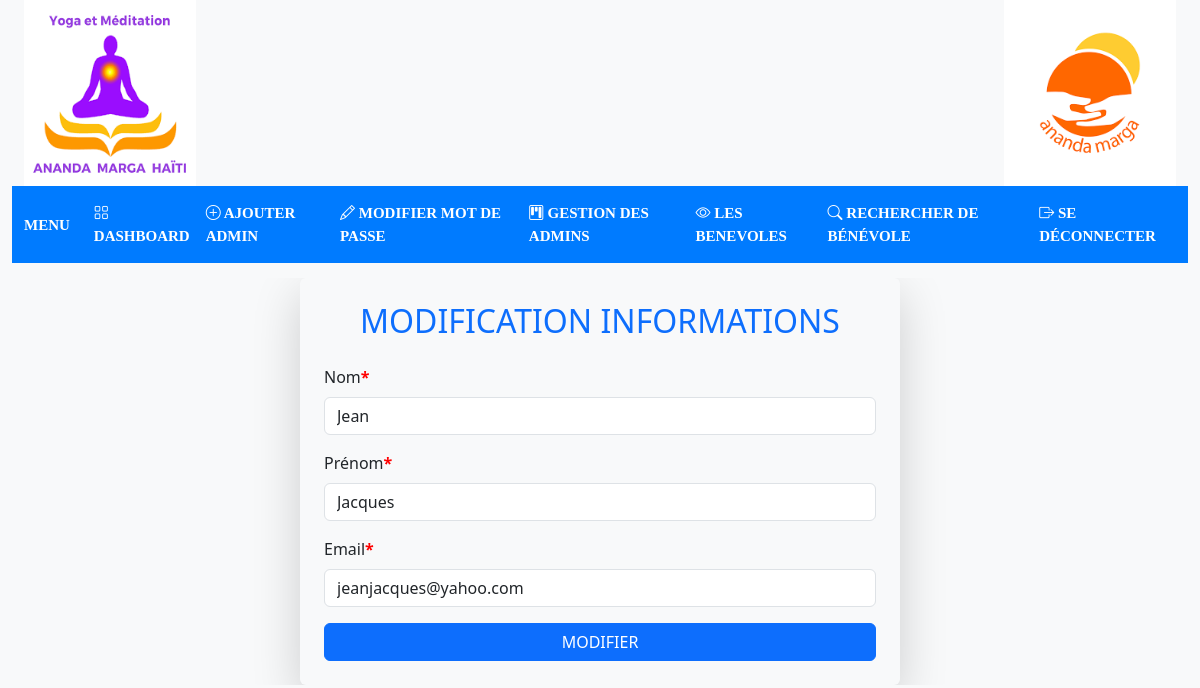
Screenshot of /update/2 (signed in) with the database file from the repository.
### tables this page shows
CREATE TABLE admin (
    id INTEGER PRIMARY KEY,
    nom TEXT,
    prenom TEXT,
    email TEXT UNIQUE ,
    mot_de_passe_salt TEXT NON NULL,
    mot_de_passe_hash TEXT NON NULL,
    statut INTEGER NON NULL DEFAULT 1,
    token TEXT UNIQUE
);

### app.py (the view, shortened to what this page needs)
@app.route("/update/<int:id>", methods=["GET", "POST"])
@connection_requise
def update(id):
    if request.method == "GET":
        info_admin = get_admin_info_by_id(id)
        id = info_admin[0]
        nom = info_admin[1]
        prenom = info_admin[2]
        email = info_admin[6]
        return render_template(
            "html/pages/modinfo.html",
            nom=nom,
            prenom=prenom,
            email=email,
            id=id,
        )

### app.py (called while the page is built)
def get_db():
    if not hasattr(g, "_database"):
        g._database = Database()
    return g._database

def connection_requise(f):
    @wraps(f)
    def decorated_function(*args, **kwargs):
        if "courriel" not in session:
            return redirect(url_for("admin")), 302
        return f(*args, **kwargs)
    return decorated_function

def get_admin_info_by_id(id_admin):
    return get_db().get_admin_info_by_id(id_admin)

### database.py (called while the page is built)
    def get_connection(self):
        if self.connection is None:
            self.connection = sqlite3.connect("db/db.db")
        return self.connection

    def get_admin_info_by_id(self, id):
        cursor = self.get_connection().cursor()
        cursor.execute(
            "SELECT id, nom, prenom, mot_de_passe_salt,"
            " mot_de_passe_hash, statut, email FROM admin where id=?",
            (id,),
        )
        rows = cursor.fetchone()
        return rows

### templates/html/pages/modinfo.html (shortened to what this page needs)
{% extends "html/base/backend.html" %}
{% block content %}
    <div class="conteneur">
        <div class="form-container shadow-lg p-4 rounded">
            <h2 class="text-center mb-4 text-primary">MODIFICATION INFORMATIONS</h2>
            <form method="POST" action="{{ url_for('update', id = id) }}">
                <div class="mb-3">
                    <label for="nom" class="form-label">Nom<span class="required">*</span></label>
                    <input type="text" class="form-control" id="nom" name="nom" placeholder="Entrez un nom" required
                           value="{{ nom }}">
                </div>
                <div class="mb-3">
                    <label for="prenom" class="form-label">Prénom<span class="required">*</span></label>
                    <input type="text" class="form-control" id="prenom" name="prenom" placeholder="Entrez un prénom"
                           required value="{{ prenom }}">
                </div>
                <div class="mb-3">
                    <label for="email" class="form-label">Email<span class="required">*</span></label>
                    <input type="email" class="form-control" id="email" name="email" placeholder="Entrez un email"
                           required value="{{ email }}">
                </div>
                <button type="submit" class="btn btn-primary w-100">MODIFIER</button>
            </form>
        </div>
    </div>
{% endblock %}

### static/css/style.css (style rules this page uses)
html, body { min-height: 100vh !important; margin: 0; display: flex; flex-direction: column; background-color: #f8f9fa; }
.conteneur { overflow: hidden; border: 0 solid; margin: 15px; }
.form-container { max-width: 600px; margin: 0 auto; padding: 20px; }
.required { color: red; font-weight: bold; }

### static/css/navHor.css (style rules this page uses)
body { background-color: #f8f9fa; }

### static/css/api.css (style rules this page uses)
body { background-color: #f8f9fa; }

### rows the page displays
admin: nom "Jean", prenom "Jacques", email "jeanjacques@yahoo.com"
